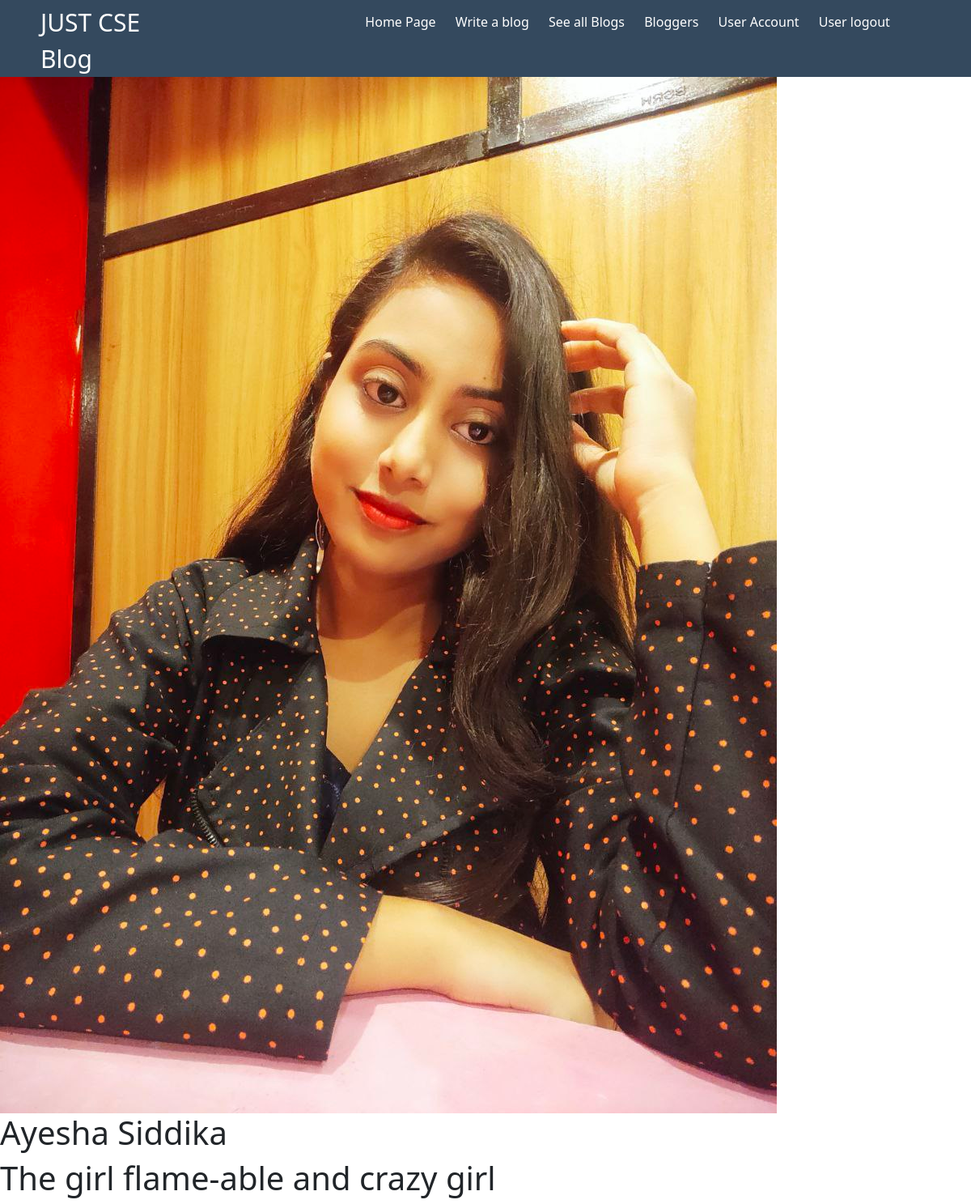
Screenshot of /users/profile/11/ (signed in) with the database file from the repository.
### users/models.py (models this page shows, shortened)
class profile(models.Model):
    user = models.OneToOneField(User, on_delete=models.CASCADE,blank=True,null=True)
    name= models.CharField(max_length=100,blank=True,null=True)
    username = models.CharField(max_length=100,blank=True,null=True)
    email = models.EmailField(blank=True,null=True)
    bio= models.CharField(max_length=300,blank=True,null=True)
    profile_image= models.ImageField(blank=True,null=True,upload_to='profile/',default='default.png')

### users/views.py (the view)
# urls.py: path("profile/<str:pk>/", views.single_profile,name='profile'),
@login_required(login_url='login')
def single_profile(request,pk):
    ob = profile.objects.get(id=pk)
    context={'profile':ob}
    return render(request,'users/profile.html',context)

### users/templates/users/profile.html (shortened to what this page needs)
{% include 'navbar.html' %}
<!DOCTYPE html>
<html lang="en">
<head>
</head>
<body>
    <div >
        <img src="{{profile.profile_image.url}}" alt="">
        <h1>{{ profile.name }}</h1>
        <h1>{{ profile.bio }}</h1>
    </div>
</body>
</html>

### rows the page displays
profile: profile_image (picture), name "Ayesha Siddika", bio "The girl flame-able and crazy girl"
